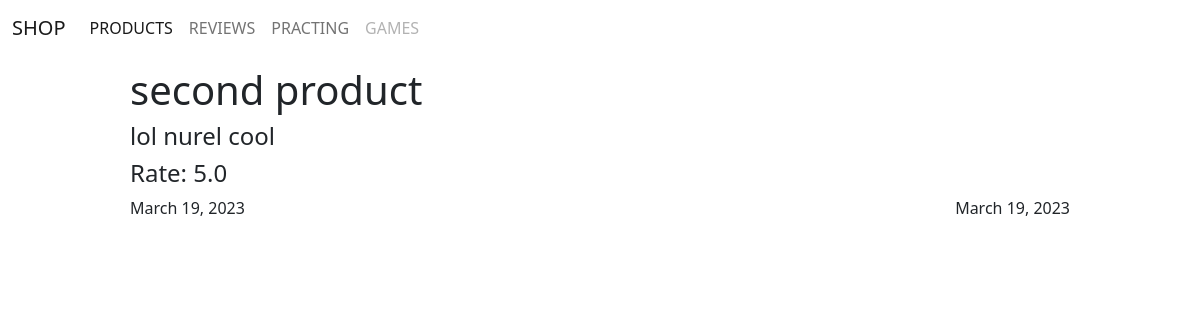
Screenshot of /products/2/ with the database file from the repository.
### products/models.py (models this page shows)
class Products(models.Model):
    image = models.ImageField(blank=True, null=True)
    title = models.CharField(max_length=255)
    description = models.TextField()
    price = models.IntegerField(default=0)
    rate = models.FloatField(default=0.0)
    created_date = models.DateField(auto_now_add=True)
    modified_date = models.DateField(auto_now=True)

### products/views.py (the view)
# urls.py: path('products/<int:id>/', product_detail_view)
def product_detail_view(request, id):
    if request.method == 'GET':
        product = Products.objects.get(id=id)
        context = {
            "product":product,
            "comments" :product.comment_set.all()
        }
        return render(request , 'products/detail.html' ,context=context)

### templates/products/detail.html (shortened to what this page needs)
{% extends 'layouts/index.html' %}
{% block content %}
    <div class="product_block">
        <div class="info">
            <h1>{{ product.title }}</h1>
            <h4>{{ product.description }}</h4>
            <h4>Rate: {{ product.rate }}</h4>
            <div class="dates">
                <p>{{ product.created_date }}</p>
                <p>{{ product.modified_date }}</p>
            </div>
        </div>
    </div>
{% endblock %}

### templates/products/detail.html (style rules this page uses)
.product_block { width: 80%; margin-left: 10%; padding: 10px; }
.dates { display: flex; justify-content: space-between; }

### rows the page displays
Products: title "second product", description "lol nurel cool", rate "5.0", created_date "March 19, 2023", modified_date "March 19, 2023"
